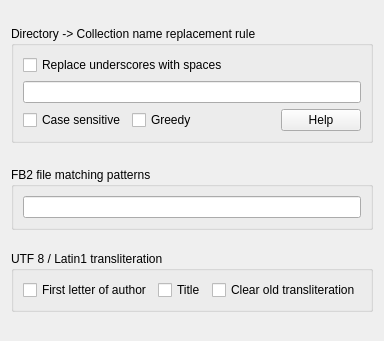
     <widget class="QWidget" name="tab_3">
      <attribute name="title">
       <string>eBook</string>
      </attribute>
      <layout class="QGridLayout" name="gridLayout_11">
       <item row="0" column="0">
        <spacer name="verticalSpacer_10">
         <property name="orientation">
          <enum>Qt::Vertical</enum>
         </property>
         <property name="sizeType">
          <enum>QSizePolicy::Expanding</enum>
         </property>
         <property name="sizeHint" stdset="0">
          <size>
           <width>20</width>
           <height>15</height>
          </size>
         </property>
        </spacer>
       </item>
       <item row="2" column="0">
        <spacer name="verticalSpacer_8">
         <property name="orientation">
          <enum>Qt::Vertical</enum>
         </property>
         <property name="sizeHint" stdset="0">
          <size>
           <width>20</width>
           <height>18</height>
          </size>
         </property>
        </spacer>
       </item>
       <item row="3" column="0">
        <widget class="QGroupBox" name="groupBox_8">
         <property name="title">
          <string>FB2 file matching patterns</string>
         </property>
         <layout class="QGridLayout" name="gridLayout_10">
          <item row="0" column="0">
           <widget class="QLineEdit" name="fb2_patt"/>
          </item>
         </layout>
        </widget>
       </item>
       <item row="4" column="0">
        <spacer name="verticalSpacer_7">
         <property name="orientation">
          <enum>Qt::Vertical</enum>
         </property>
         <property name="sizeHint" stdset="0">
          <size>
           <width>20</width>
           <height>15</height>
          </size>
         </property>
        </spacer>
       </item>
       <item row="5" column="0">
        <widget class="QGroupBox" name="groupBox_2">
         <property name="title">
          <string>UTF 8 / Latin1 transliteration</string>
         </property>
         <layout class="QGridLayout" name="gridLayout_5">
          <item row="0" column="0">
           <widget class="QCheckBox" name="tr_author">
            <property name="text">
             <string>First letter of author</string>
            </property>
           </widget>
          </item>
          <item row="0" column="1">
           <widget class="QCheckBox" name="tr_title">
            <property name="text">
             <string>Title</string>
            </property>
           </widget>
          </item>
          <item row="0" column="2">
           <widget class="QCheckBox" name="tr_clear">
            <property name="layoutDirection">
             <enum>Qt::LeftToRight</enum>
            </property>
            <property name="text">
             <string>Clear old transliteration</string>
            </property>
           </widget>
          </item>
         </layout>
        </widget>
       </item>
       <item row="1" column="0">
        <widget class="QGroupBox" name="groupBox_7">
         <property name="sizePolicy">
          <sizepolicy hsizetype="Preferred" vsizetype="Preferred">
           <horstretch>0</horstretch>
           <verstretch>0</verstretch>
          </sizepolicy>
         </property>
         <property name="maximumSize">
          <size>
           <width>16777215</width>
           <height>308</height>
          </size>
         </property>
         <property name="title">
          <string>Directory -&gt; Collection name replacement rule</string>
         </property>
         <layout class="QGridLayout" name="gridLayout_4">
          <item row="0" column="0">
           <widget class="QCheckBox" name="dir_truscore">
            <property name="sizePolicy">
             <sizepolicy hsizetype="Minimum" vsizetype="Fixed">
              <horstretch>0</horstretch>
              <verstretch>0</verstretch>
             </sizepolicy>
            </property>
            <property name="text">
             <string>Replace underscores with spaces</string>
            </property>
           </widget>
          </item>
          <item row="1" column="0" colspan="2">
           <widget class="QLineEdit" name="dir_rules"/>
          </item>
          <item row="2" column="0" colspan="2">
           <layout class="QHBoxLayout" name="horizontalLayout_13">
            <item>
             <layout class="QHBoxLayout" name="horizontalLayout_8">
              <item>
               <widget class="QCheckBox" name="dir_case">
                <property name="text">
                 <string>Case sensitive</string>
                </property>
               </widget>
              </item>
              <item>
               <widget class="QCheckBox" name="dir_greedy">
                <property name="text">
                 <string>Greedy</string>
                </property>
               </widget>
              </item>
             </layout>
            </item>
            <item>
             <spacer name="horizontalSpacer">
              <property name="orientation">
               <enum>Qt::Horizontal</enum>
              </property>
              <property name="sizeHint" stdset="0">
               <size>
                <width>40</width>
                <height>20</height>
               </size>
              </property>
             </spacer>
            </item>
            <item>
             <widget class="QPushButton" name="dir_help">
              <property name="text">
               <string>Help</string>
              </property>
             </widget>
            </item>
           </layout>
          </item>
         </layout>
        </widget>
       </item>
       <item row="6" column="0">
        <spacer name="verticalSpacer_9">
         <property name="orientation">
          <enum>Qt::Vertical</enum>
         </property>
         <property name="sizeHint" stdset="0">
          <size>
           <width>20</width>
           <height>18</height>
          </size>
         </property>
        </spacer>
       </item>
      </layout>
     </widget>
